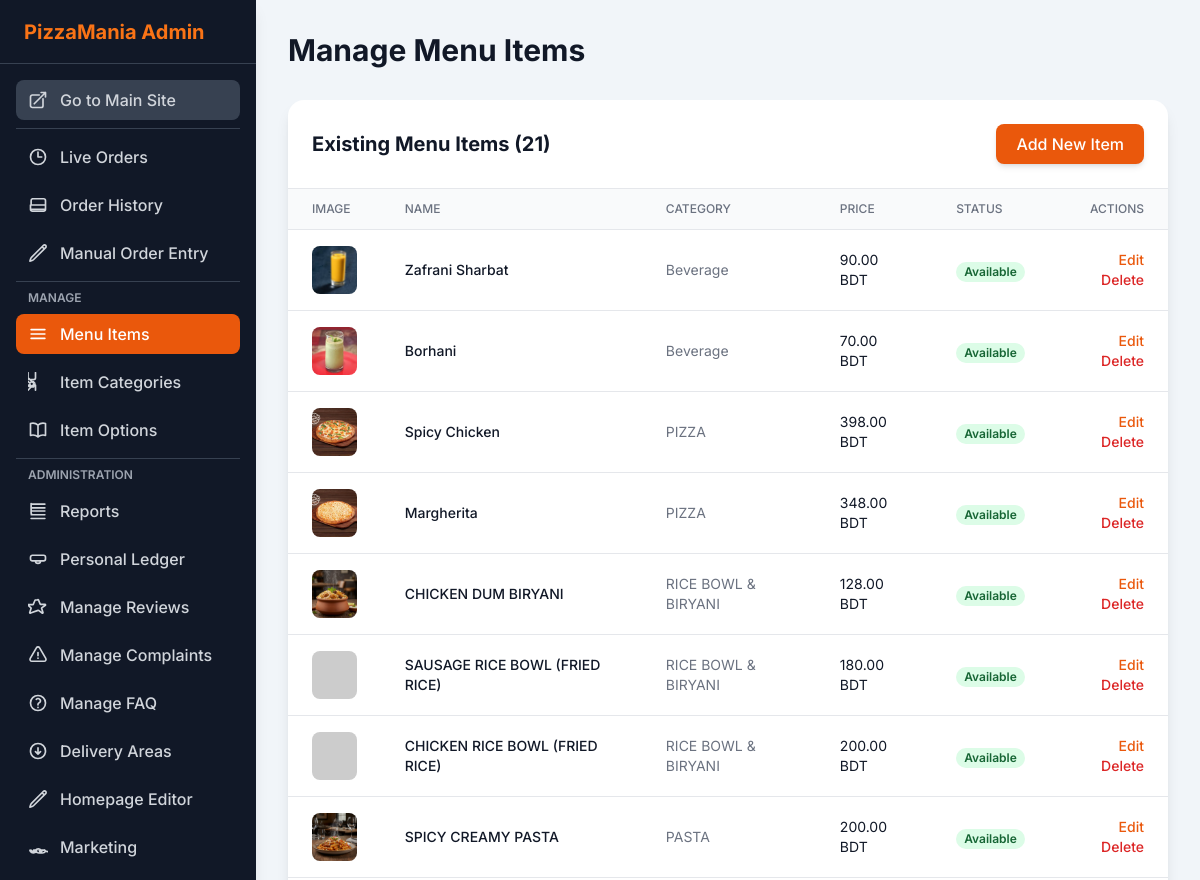
The page /admin/manage_menu_items.php (signed in, upper part) on the database as committed earlier.
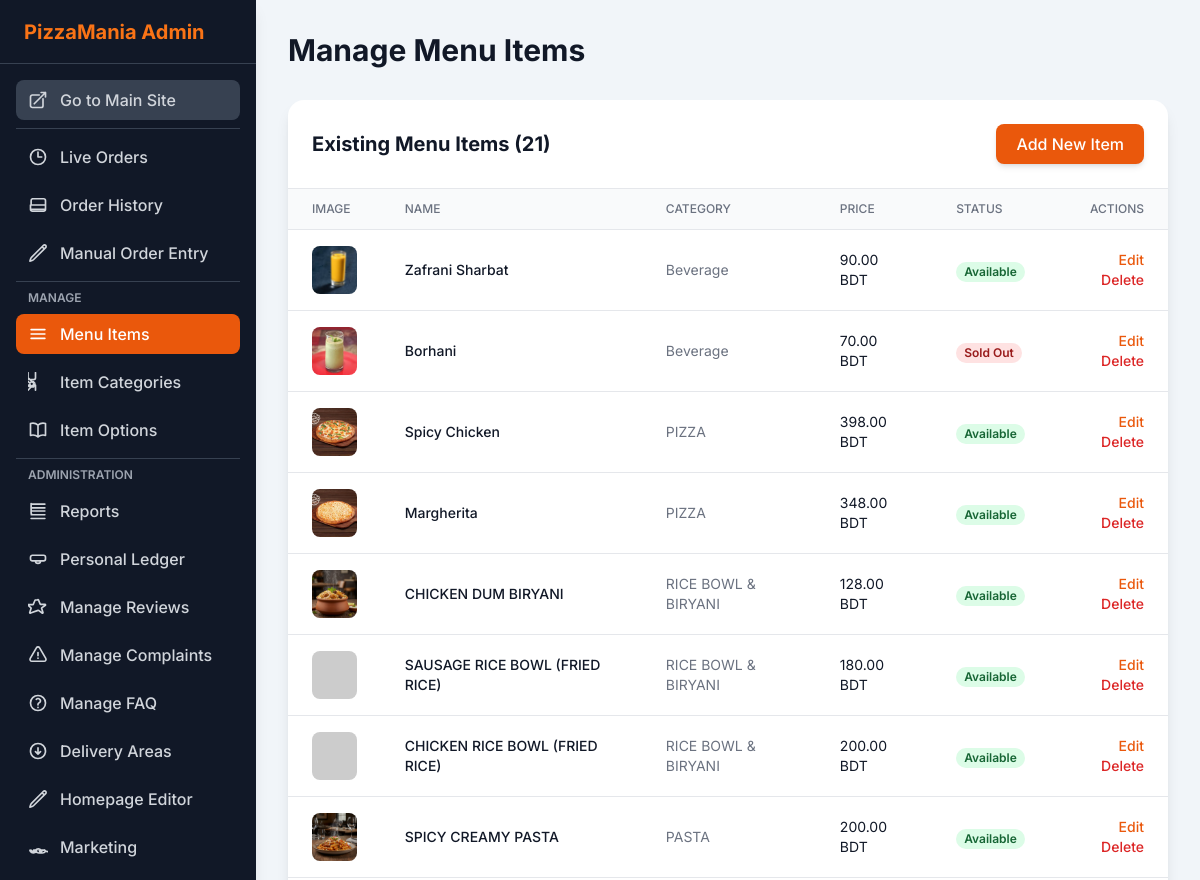
The same page on the database as committed later.
### tables this page shows
CREATE TABLE IF NOT EXISTS `menu_items` (
  `id` int NOT NULL AUTO_INCREMENT,
  `category_id` int NOT NULL,
  `name` varchar(150) NOT NULL,
  `description` text,
  `price` decimal(10,2) NOT NULL,
  `image` varchar(255) DEFAULT NULL,
  `is_available` tinyint(1) NOT NULL DEFAULT '1',
  `is_featured` tinyint(1) NOT NULL DEFAULT '0',
  PRIMARY KEY (`id`),
  KEY `category_id` (`category_id`)
);

CREATE TABLE IF NOT EXISTS `categories` (
  `id` int NOT NULL AUTO_INCREMENT,
  `name` varchar(100) NOT NULL,
  `description` text,
  `image` varchar(255) DEFAULT NULL,
  `svg_icon` text,
  `is_visible` tinyint(1) NOT NULL DEFAULT '1',
  PRIMARY KEY (`id`)
);

### config.php (called while the page is built, shortened)
<?php
function get_csrf_token() {
    return $_SESSION['csrf_token'];
}
function e($data) {
    return htmlspecialchars($data ?? '', ENT_QUOTES, 'UTF-8');
}
?>

### admin/manage_menu_items.php (the view, shortened to what this page needs)
<?php
require_once('header.php');
$action = $_GET['action'] ?? 'list';
$page_title = 'Manage Menu Items';
$menu_items = [];
$sql = "SELECT m.*, c.name as category_name
        FROM menu_items m
        LEFT JOIN categories c ON m.category_id = c.id
        ORDER BY m.id DESC";
$item_result = $db->query($sql);
while ($row = $item_result->fetch_assoc()) {
    $menu_items[] = $row;
}
?>
<h1 class="text-3xl font-bold text-gray-900 mb-8"><?php echo e($page_title); ?></h1>
<?php if ($action === 'list'): ?>
<div class="bg-white rounded-2xl shadow-lg">
    <div class="flex justify-between items-center p-6 border-b border-gray-200">
        <h2 class="text-xl font-bold text-gray-900">
            Existing Menu Items (<?php echo count($menu_items); ?>)
        </h2>
        <a href="manage_menu_items.php?action=add" class="px-5 py-2 bg-orange-600 text-white font-medium rounded-lg shadow-md hover:bg-orange-700">
            Add New Item
        </a>
    </div>
    <div class="overflow-x-auto">
        <table class="min-w-full divide-y divide-gray-200">
            <thead class="bg-gray-50">
                <tr>
                    <th class="px-6 py-3 text-left text-xs font-medium text-gray-500 uppercase">Image</th>
                    <th class="px-6 py-3 text-left text-xs font-medium text-gray-500 uppercase">Name</th>
                    <th class="px-6 py-3 text-left text-xs font-medium text-gray-500 uppercase">Category</th>
                    <th class="px-6 py-3 text-left text-xs font-medium text-gray-500 uppercase">Price</th>
                    <th class="px-6 py-3 text-left text-xs font-medium text-gray-500 uppercase">Status</th>
                    <th class="px-6 py-3 text-right text-xs font-medium text-gray-500 uppercase">Actions</th>
                </tr>
            </thead>
            <tbody class="bg-white divide-y divide-gray-200">
                <?php if (empty($menu_items)): ?>
                    <tr><td colspan="6" class="px-6 py-4 text-center text-gray-500">No menu items found.</td></tr>
                <?php else: ?>
                    <?php foreach ($menu_items as $item): ?>
                        <?php
                            $image_src = 'https://placehold.co/100x100/EFEFEF/AAAAAA?text=No+Image';
                            if (!empty($item['image']) && $item['image'] !== '0') {
                                $image_src = BASE_URL . $item['image'];
                            }
                        ?>
                        <tr>
                            <td class="px-6 py-4">
                                <img src="<?php echo e($image_src); ?>"
                                     alt="<?php echo e($item['name']); ?>"
                                     class="w-12 h-12 object-cover rounded-lg"
                                     onerror="this.src='https://placehold.co/100x100/EFEFEF/AAAAAA?text=No+Image'">
                            </td>
                            <td class="px-6 py-4"><div class="text-sm font-medium text-gray-900"><?php echo e($item['name']); ?></div></td>
                            <td class="px-6 py-4"><div class="text-sm text-gray-500"><?php echo e($item['category_name']); ?></div></td>
                            <td class="px-6 py-4"><div class="text-sm text-gray-900"><?php echo e(number_format($item['price'], 2)); ?> BDT</div></td>
                            <td class="px-6 py-4">
                                <?php if ($item['is_available']): ?>
                                    <span class="px-2 inline-flex text-xs leading-5 font-semibold rounded-full bg-green-100 text-green-800">Available</span>
                                <?php else: ?>
                                    <span class="px-2 inline-flex text-xs leading-5 font-semibold rounded-full bg-red-100 text-red-800">Sold Out</span>
                                <?php endif; ?>
                            </td>
                            <td class="px-6 py-4 text-right text-sm font-medium space-x-2">
                                <a href="manage_menu_items.php?action=edit&id=<?php echo e($item['id']); ?>" class="text-orange-600 hover:text-orange-900">Edit</a>
                                <a href="manage_menu_items.php?action=delete&id=<?php echo e($item['id']); ?>&csrf_token=<?php echo e(get_csrf_token()); ?>"
                                   class="text-red-600 hover:text-red-900"
                                   onclick="return confirm('Are you sure you want to delete this item?');">Delete</a>
                            </td>
                        </tr>
                    <?php endforeach; ?>
                <?php endif; ?>
            </tbody>
        </table>
    </div>
</div>
<?php endif; ?>
<?php
require_once('footer.php');
?>

Rows that differ between the two databases and show on the page:
changed menu_items "Borhani": is_available "Available" → "Sold Out"
